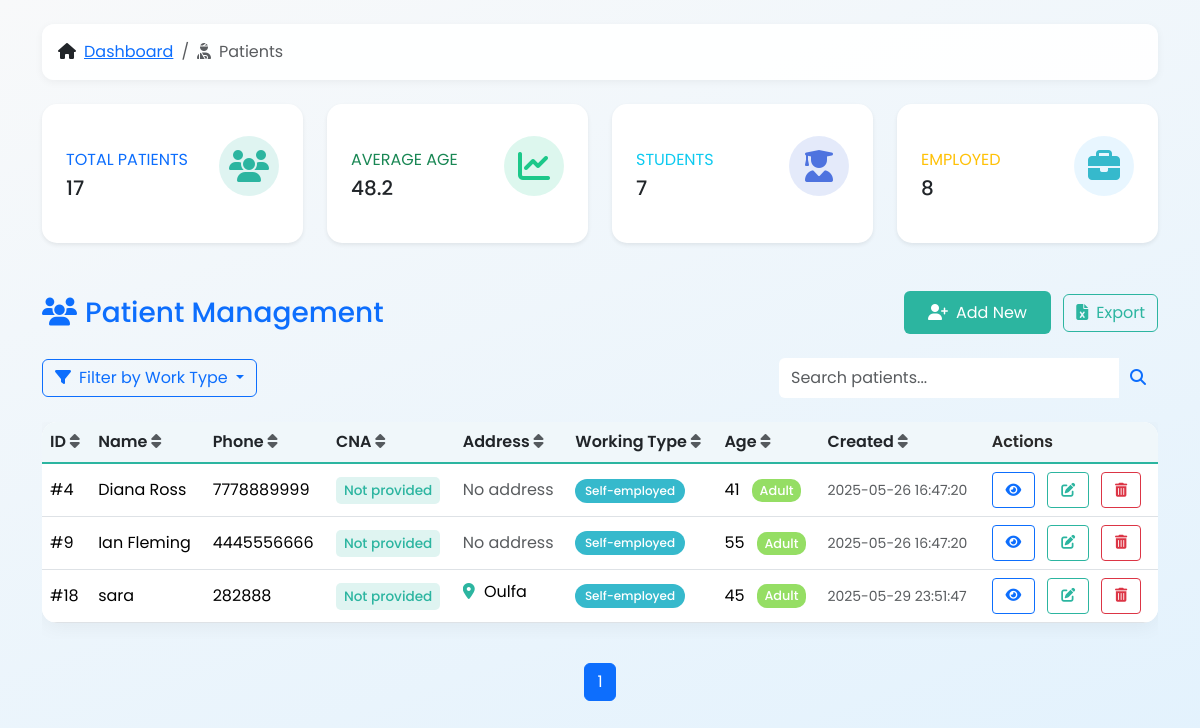
/patients.php?work_type=self-employed, run on the app's committed database.
### tables this page shows
CREATE TABLE `patients` (
  `id` int NOT NULL,
  `full_name` varchar(100) NOT NULL,
  `phone` varchar(20) NOT NULL,
  `cna` varchar(20) DEFAULT NULL,
  `address` varchar(255) DEFAULT NULL,
  `working_type` enum('student','employed','self-employed','unemployed') NOT NULL,
  `created_at` datetime DEFAULT CURRENT_TIMESTAMP,
  `age` int NOT NULL
);

### patients.php (the view, shortened to what this page needs)
<?php
require_once 'config.php';
try {
    $pdo->query("ALTER TABLE patients
        ADD COLUMN IF NOT EXISTS address VARCHAR(255) DEFAULT NULL AFTER phone,
        ADD COLUMN IF NOT EXISTS cna VARCHAR(20) DEFAULT NULL AFTER address");
} catch (PDOException $e) {
    error_log("Error adding columns: " . $e->getMessage());
}
$search = $_GET['search'] ?? '';
$workTypeFilter = $_GET['work_type'] ?? '';
$sort = $_GET['sort'] ?? 'id';
$order = ($_GET['order'] ?? 'asc') === 'desc' ? 'desc' : 'asc';
$page = max((int)($_GET['page'] ?? 1), 1);
$limit = 5;
$offset = ($page - 1) * $limit;
$conditions = [];
$params = [];
if (!empty($workTypeFilter) && in_array($workTypeFilter, ['student', 'employed', 'self-employed', 'unemployed'])) {
    $conditions[] = "working_type = ?";
    $params[] = $workTypeFilter;
}
$whereClause = $conditions ? 'WHERE ' . implode(' AND ', $conditions) : '';
$countStmt = $pdo->prepare("SELECT COUNT(*) FROM patients $whereClause");
$countStmt->execute($params);
$totalRows = $countStmt->fetchColumn();
$totalPages = ceil($totalRows / $limit);
$sql = "SELECT * FROM patients $whereClause ORDER BY $sort $order LIMIT $limit OFFSET $offset";
$stmt = $pdo->prepare($sql);
$stmt->execute($params);
$patients = $stmt->fetchAll();
$summaryStmt = $pdo->query("
    SELECT
        COUNT(*) AS total_patients,
        AVG(age) AS average_age,
        SUM(CASE WHEN working_type = 'student' THEN 1 ELSE 0 END) AS students,
        SUM(CASE WHEN working_type = 'employed' THEN 1 ELSE 0 END) AS employed,
        SUM(CASE WHEN working_type = 'self-employed' THEN 1 ELSE 0 END) AS self_employed,
        SUM(CASE WHEN working_type = 'unemployed' THEN 1 ELSE 0 END) AS unemployed
    FROM patients
");
$summary = $summaryStmt->fetch(PDO::FETCH_ASSOC);
$averageAge = round($summary['average_age'], 1);
?>
<!DOCTYPE html>
<html lang="en">
<head>
    <link href="https://cdn.jsdelivr.net/npm/bootstrap@5.3.3/dist/css/bootstrap.min.css" rel="stylesheet">
    <link href="https://cdnjs.cloudflare.com/ajax/libs/font-awesome/6.5.0/css/all.min.css" rel="stylesheet">
</head>
<body class="p-4">
<link rel="stylesheet" href="https://cdnjs.cloudflare.com/ajax/libs/animate.css/4.1.1/animate.min.css" />
    <div class="container">
        <nav class="mb-4">
            <ol class="breadcrumb">
                <li class="breadcrumb-item"><i class="fas fa-home me-2"></i><a href="dashboard.php">Dashboard</a></li>
                <li class="breadcrumb-item active"><i class="fas fa-user-injured me-2"></i>Patients</li>
            </ol>
        </nav>
        <div class="row mb-4">
            <div class="col-xl-3 col-md-6 mb-4">
                <div class="card summary-card border-left-primary shadow-sm h-100 py-2">
                    <div class="card-body">
                        <div class="row no-gutters align-items-center">
                            <div class="col mr-2">
                                <div class="text-xs font-weight-bold text-primary text-uppercase mb-1">
                                    Total Patients</div>
                                <div class="h5 mb-0 font-weight-bold text-gray-800"><?= $summary['total_patients'] ?></div>
                            </div>
                            <div class="col-auto">
                                <div class="card-icon bg-primary-light">
                                    <i class="fas fa-users fa-2x"></i>
                                </div>
                            </div>
                        </div>
                    </div>
                </div>
            </div>
            <div class="col-xl-3 col-md-6 mb-4">
                <div class="card summary-card border-left-success shadow-sm h-100 py-2">
                    <div class="card-body">
                        <div class="row no-gutters align-items-center">
                            <div class="col mr-2">
                                <div class="text-xs font-weight-bold text-success text-uppercase mb-1">
                                    Average Age</div>
                                <div class="h5 mb-0 font-weight-bold text-gray-800"><?= $averageAge ?></div>
                            </div>
                            <div class="col-auto">
                                <div class="card-icon bg-green-light">
                                    <i class="fas fa-chart-line fa-2x"></i>
                                </div>
                            </div>
                        </div>
                    </div>
                </div>
            </div>
            <div class="col-xl-3 col-md-6 mb-4">
                <div class="card summary-card border-left-info shadow-sm h-100 py-2">
                    <div class="card-body">
                        <div class="row no-gutters align-items-center">
                            <div class="col mr-2">
                                <div class="text-xs font-weight-bold text-info text-uppercase mb-1">
                                    Students</div>
                                <div class="h5 mb-0 font-weight-bold text-gray-800"><?= $summary['students'] ?></div>
                            </div>
                            <div class="col-auto">
                                <div class="card-icon bg-purple-light">
                                    <i class="fas fa-user-graduate fa-2x"></i>
                                </div>
                            </div>
                        </div>
                    </div>
                </div>
            </div>
            <div class="col-xl-3 col-md-6 mb-4">
                <div class="card summary-card border-left-warning shadow-sm h-100 py-2">
                    <div class="card-body">
                        <div class="row no-gutters align-items-center">
                            <div class="col mr-2">
                                <div class="text-xs font-weight-bold text-warning text-uppercase mb-1">
                                    Employed</div>
                                <div class="h5 mb-0 font-weight-bold text-gray-800"><?= $summary['employed'] + $summary['self_employed'] ?></div>
                            </div>
                            <div class="col-auto">
                                <div class="card-icon bg-blue-light">
                                    <i class="fas fa-briefcase fa-2x"></i>
                                </div>
                            </div>
                        </div>
                    </div>
                </div>
            </div>
        </div>
        <div class="d-flex justify-content-between align-items-center mb-4">
            <h3 class="mb-0 text-primary"><i class="fas fa-users me-2"></i>Patient Management</h3>
            <div>
                <button class="btn btn-success me-2" data-bs-toggle="modal" data-bs-target="#addPatientModal">
                    <i class="fas fa-user-plus me-2"></i>Add New
                </button>
                <a href="export_patients.php" class="btn btn-outline-secondary">
                    <i class="fas fa-file-excel me-2"></i>Export
                </a>
            </div>
        </div>
        <div class="d-flex justify-content-between align-items-center mb-4">
            <div class="btn-group">
                <button class="btn btn-outline-primary dropdown-toggle" type="button" data-bs-toggle="dropdown" aria-expanded="false">
                    <i class="fas fa-filter me-2"></i>Filter by Work Type
                </button>
            </div>
            <form method="get" class="d-flex">
                <div class="input-group">
                    <input type="text" name="search" value="<?= htmlspecialchars($search) ?>"
                           class="form-control border-0 py-2" placeholder="Search patients...">
                    <button class="btn btn-outline-primary border-0" type="submit">
                        <i class="fas fa-search"></i>
                    </button>
                </div>
            </form>
        </div>
        <div class="table-responsive">
            <table class="table table-hover align-middle">
                <thead class="table-light">
                    <tr>
                        <?php
                        $columns = ['id' => 'ID', 'full_name' => 'Name', 'phone' => 'Phone',
                                  'cna' => 'CNA', 'address' => 'Address', 'working_type' => 'Working Type',
                                  'age' => 'Age', 'created_at' => 'Created'];
                        foreach ($columns as $col => $label) {
                            $newOrder = ($sort === $col && $order === 'asc') ? 'desc' : 'asc';
                            echo "<th><a href=\"?search=$search&work_type=$workTypeFilter&sort=$col&order=$newOrder\" class=\"text-decoration-none text-dark\">$label <i class=\"fas fa-sort text-muted\"></i></a></th>";
                        }
                        ?>
                        <th>Actions</th>
                    </tr>
                </thead>
                <tbody>
                    <?php foreach ($patients as $patient):
                        $ageGroup = '';
                        $ageClass = '';
                        if ($patient['age'] < 13) {
                            $ageGroup = 'Child';
                            $ageClass = 'age-group-child';
                        } elseif ($patient['age'] >= 13 && $patient['age'] <= 19) {
                            $ageGroup = 'Teen';
                            $ageClass = 'age-group-teen';
                        } elseif ($patient['age'] >= 20 && $patient['age'] <= 59) {
                            $ageGroup = 'Adult';
                            $ageClass = 'age-group-adult';
                        } else {
                            $ageGroup = 'Senior';
                            $ageClass = 'age-group-senior';
                        }
                    ?>
                        <tr>
                            <td>#<?= $patient['id'] ?></td>
                            <td><?= htmlspecialchars($patient['full_name']) ?></td>
                            <td><?= htmlspecialchars($patient['phone']) ?></td>
                            <td>
                                <?php if (!empty($patient['cna'])): ?>
                                    <span class="cna-truncate" title="<?= htmlspecialchars($patient['cna']) ?>">
                                        <i class="fas fa-id-card id-card"></i>
                                        <?= htmlspecialchars($patient['cna']) ?>
                                    </span>
                                <?php else: ?>
                                    <span class="cna-badge">Not provided</span>
                                <?php endif; ?>
                            </td>
                            <td>
                                <?php if (!empty($patient['address'])): ?>
                                    <span class="address-truncate" title="<?= htmlspecialchars($patient['address']) ?>">
                                        <i class="fas fa-map-marker-alt map-marker"></i>
                                        <?= htmlspecialchars($patient['address']) ?>
                                    </span>
                                <?php else: ?>
                                    <span class="text-muted">No address</span>
                                <?php endif; ?>
                            </td>
                            <td>
                                <span class="badge badge-<?= str_replace(' ', '-', $patient['working_type']) ?>">
                                    <?= ucfirst($patient['working_type']) ?>
                                </span>
                            </td>
                            <td>
                                <?= $patient['age'] ?>
                                <span class="age-group ms-2 <?= $ageClass ?>"><?= $ageGroup ?></span>
                            </td>
                            <td><small class="text-muted"><?= $patient['created_at'] ?></small></td>
                            <td class="action-buttons">
                                <button class="btn btn-sm btn-outline-primary me-2 view-patient"
                                        data-id="<?= $patient['id'] ?>"
                                        data-bs-toggle="modal"
                                        data-bs-target="#viewPatientModal"
                                        title="View">
                                    <i class="fas fa-eye"></i>
                                </button>
                                <a href="edit_patient.php?id=<?= $patient['id'] ?>" class="btn btn-sm btn-outline-secondary me-2" title="Edit">
                                    <i class="fas fa-edit"></i>
                                </a>
                                <a href="delete_patient.php?id=<?= $patient['id'] ?>" class="btn btn-sm btn-outline-danger" title="Delete" >
                                    <i class="fas fa-trash-alt"></i>
                                </a>
                            </td>
                        </tr>
                    <?php endforeach ?>
                </tbody>
            </table>
        </div>
        <nav class="mt-4">
            <ul class="pagination justify-content-center">
                <?php for ($i = 1; $i <= $totalPages; $i++): ?>
                    <li class="page-item <?= $i == $page ? 'active' : '' ?>">
                        <a class="page-link"
                           href="?search=<?= $search ?>&work_type=<?= $workTypeFilter ?>&sort=<?= $sort ?>&order=<?= $order ?>&page=<?= $i ?>">
                           <?= $i ?>
                        </a>
                    </li>
                <?php endfor; ?>
            </ul>
        </nav>
    </div>
</body>
</html>

### patients.php (style rules this page uses)
:root { --primary: #2cb5a0; --secondary: #f0f7fa; --accent: #ff7f50; --student: #4e73df; --employed: #1cc88a; --self-employed: #36b9cc; --unemployed: #f6c23e; --child: #ff85c0; --teen: #69c0ff; --adult: #95de64; --senior: #ffd666; }
body { font-family: 'Poppins', sans-serif; background: linear-gradient(160deg, #f8f9fa 0%, #e3f2fd 100%); animation: fadeIn 0.5s ease-in-out both; }
.breadcrumb { background: rgba(255,255,255,0.9); padding: 1rem; border-radius: 12px; box-shadow: 0 2px 8px rgba(0,0,0,0.05); }
.table { border-radius: 15px; overflow: hidden; box-shadow: 0 4px 20px rgba(0,0,0,0.05); background: white; }
.table thead th { background: var(--secondary); border-bottom: 2px solid var(--primary); font-weight: 600; color: #2a2a2a; }
.table-hover tbody tr { transition: all 0.2s ease; }
.btn-success { background: var(--primary); border: none; padding: 0.6rem 1.5rem; transition: all 0.2s ease; }
.btn-outline-secondary { border-color: var(--primary); color: var(--primary); }
.badge { padding: 0.5em 0.8em; border-radius: 20px; font-weight: 500; }
.badge-self-employed { background-color: var(--self-employed); color: white; }
.age-group { font-size: 0.8em; padding: 0.25em 0.6em; border-radius: 10px; font-weight: 500; }
.age-group-adult { background: var(--adult); color: white; }
.address-truncate, .cna-truncate { max-width: 150px; white-space: nowrap; overflow: hidden; text-overflow: ellipsis; display: inline-block; }
.summary-card { border-radius: 15px; box-shadow: 0 4px 15px rgba(0,0,0,0.05); transition: all 0.3s ease; border: none; height: 100%; }
.summary-card .card-body { padding: 1.5rem; }
.card-icon { width: 60px; height: 60px; border-radius: 50%; display: flex; align-items: center; justify-content: center; margin: 0 auto 15px; }
.bg-primary-light { background-color: rgba(44, 181, 160, 0.15); color: var(--primary); }
.bg-purple-light { background-color: rgba(78, 115, 223, 0.15); color: var(--student); }
.bg-green-light { background-color: rgba(28, 200, 138, 0.15); color: var(--employed); }
.bg-blue-light { background-color: rgba(105, 192, 255, 0.15); color: var(--self-employed); }
.action-buttons .btn { padding: 0.4rem 0.8rem; }
.map-marker, .id-card { color: var(--primary); margin-right: 5px; }
.cna-badge { background: rgba(44, 181, 160, 0.15); color: var(--primary); border-radius: 5px; padding: 0.25rem 0.5rem; font-size: 0.85rem; font-weight: 500; }

### data on the page
patients: id "4", full_name "Diana Ross", phone "7778889999", shows "Not provided", shows "No address", working_type "Self-employed", age "41", age "Adult", created_at "2025-05-26 16:47:20"
patients: id "9", full_name "Ian Fleming", phone "4445556666", shows "Not provided", shows "No address", working_type "Self-employed", age "55", age "Adult", created_at "2025-05-26 16:47:20"
patients: id "18", full_name "sara", phone "282888", shows "Not provided", address "Oulfa", working_type "Self-employed", age "45", age "Adult", created_at "2025-05-29 23:51:47"

### other printed values
$summary['total_patients'] "17"
$averageAge "48.2"
$summary['students'] "7"
$summary['employed'] + $summary['self_employed'] "8"
$label "ID"
$label "Name"
$label "Phone"
$label "CNA"
$label "Address"
$label "Working Type"
$label "Age"
$label "Created"
